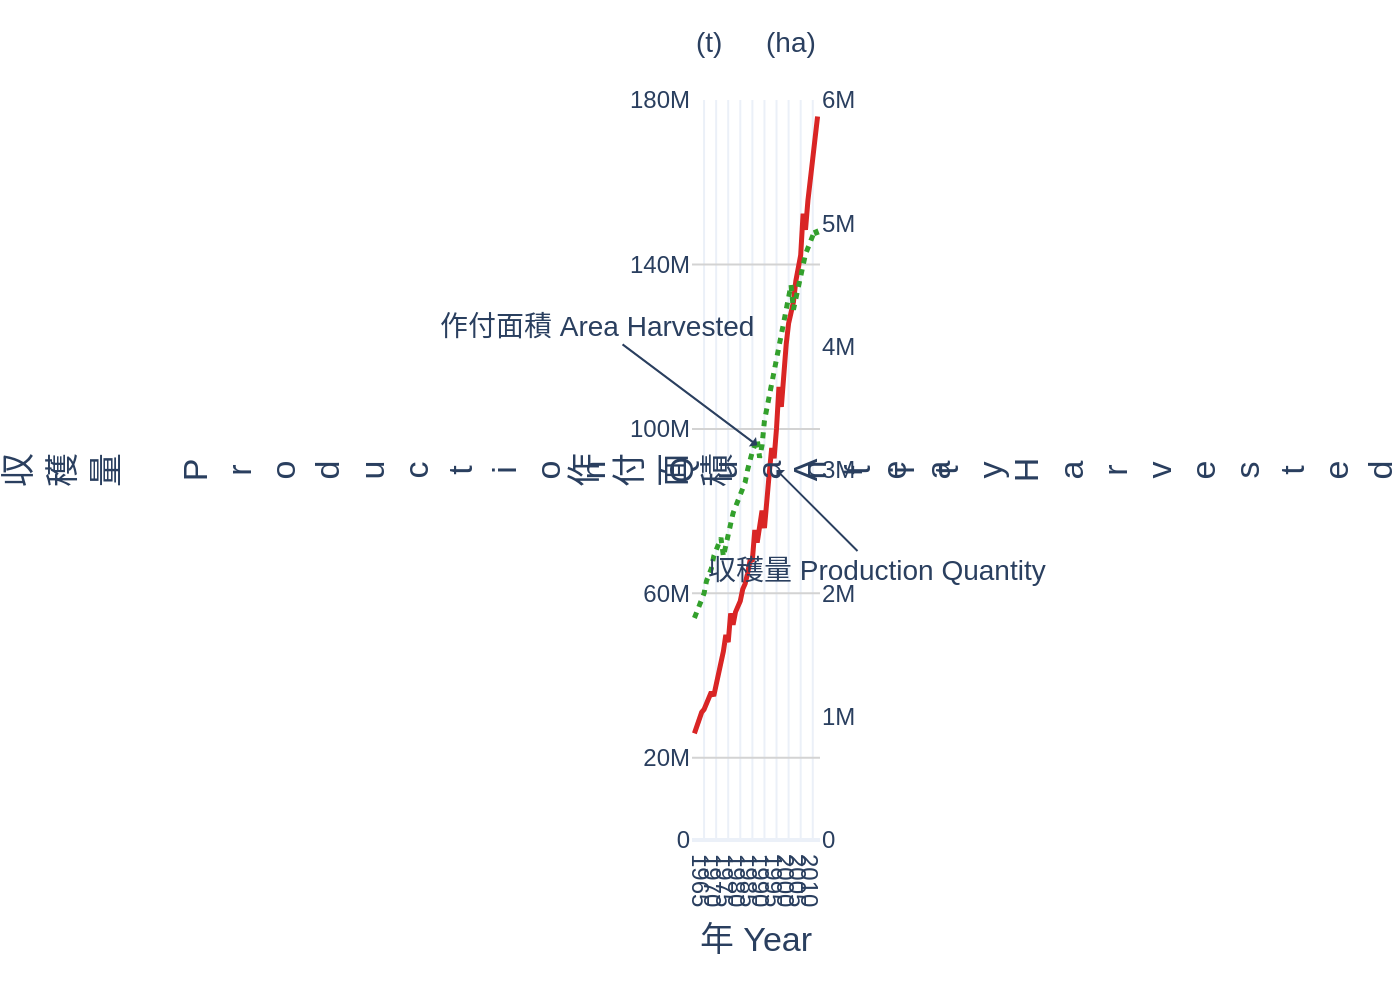

This figure's Python source:
import sys
import json
import plotly.graph_objects as go
import os

# Check for command-line argument
if len(sys.argv) != 2:
    print("Usage: python script.py <path_to_json_file>")
    sys.exit(1)

json_path = sys.argv[1]

# Read data from the JSON file
try:
    with open(json_path, 'r', encoding='utf-8') as f:
        chart_data = json.load(f)
except FileNotFoundError:
    print(f"Error: JSON file not found at {json_path}")
    sys.exit(1)
except json.JSONDecodeError:
    print(f"Error: Could not decode JSON from {json_path}")
    sys.exit(1)

# Extract data and texts
data_series = chart_data.get('chart_data', [])
texts = chart_data.get('texts', {})
colors = chart_data.get('colors', [])

# Initialize figure
fig = go.Figure()

# Add traces
for i, series in enumerate(data_series):
    color = colors[i % len(colors)]
    dash_style = 'solid' if series.get('line_style') == 'solid' else 'dot'
    
    fig.add_trace(go.Scatter(
        x=series.get('x'),
        y=series.get('y'),
        name=series.get('name'),
        mode='lines',
        yaxis=series.get('yaxis'),
        line=dict(color=color, dash=dash_style, width=2.5)
    ))

# Prepare layout annotations
layout_annotations = texts.get('annotations', [])

if texts.get('y_axis_unit'):
    layout_annotations.append(
        dict(
            text=texts['y_axis_unit'],
            xref="paper", yref="paper",
            x=0, y=1.05,
            xanchor='left', yanchor='bottom',
            showarrow=False,
            font=dict(family="Arial", size=14)
        )
    )

if texts.get('y2_axis_unit'):
    layout_annotations.append(
        dict(
            text=texts['y2_axis_unit'],
            xref="paper", yref="paper",
            x=1, y=1.05,
            xanchor='right', yanchor='bottom',
            showarrow=False,
            font=dict(family="Arial", size=14)
        )
    )

# Update layout
fig.update_layout(
    template='plotly_white',
    font=dict(family="Arial", size=14),
    showlegend=False,
    margin=dict(l=100, r=100, t=50, b=80),
    xaxis=dict(
        title=dict(text=texts.get('x_axis_title'), standoff=10),
        tickmode='array',
        tickvals=[1965, 1970, 1975, 1980, 1985, 1990, 1995, 2000, 2005, 2010],
        range=[1960, 2013],
        tickfont=dict(size=12)
    ),
    yaxis=dict(
        title=dict(text=texts.get('y_axis_title'), standoff=35),
        side='left',
        range=[0, 180000000],
        tickvals=[0, 20000000, 60000000, 100000000, 140000000, 180000000],
        showgrid=True,
        gridcolor='lightgray',
        tickfont=dict(size=12)
    ),
    yaxis2=dict(
        title=dict(text=texts.get('y2_axis_title'), standoff=45),
        side='right',
        overlaying='y',
        showgrid=False,
        range=[0, 6000000],
        tickvals=[0, 1000000, 2000000, 3000000, 4000000, 5000000, 6000000],
        tickfont=dict(size=12)
    ),
    annotations=layout_annotations
)

# Set font for annotations from JSON
for i in range(len(texts.get('annotations', []))):
    fig.layout.annotations[i].font = dict(family="Arial", size=14)


# Generate output filename and save the image
base_filename, _ = os.path.splitext(os.path.basename(json_path))
output_filename = f"{base_filename}.png"
fig.write_image(output_filename, scale=2)

print(f"Chart saved to {output_filename}")
